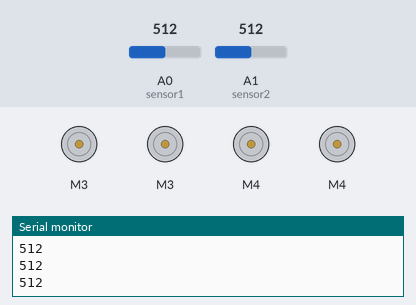
A sketch run on a simulated Arduino Uno, built with avr-gcc and run on an emulated ATmega328P. Parts: 4 × DC motor (green arrow = forward, orange = backward, longer = faster), the last lines printed to the serial monitor. The inputs (shaded band) are chosen by the test bench; at power-on: A0 (sensor1) = 512, A1 (sensor2) = 512.

Above: at 1.2 s.
1.3 s: A0 (sensor1) set to 366
2.8 s: A0 (sensor1) set to 334
At 4.0 s:
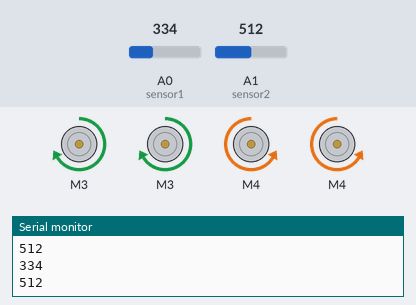
4.3 s: A1 (sensor2) set to 366
5.8 s: A1 (sensor2) set to 339
At 6.6 s:
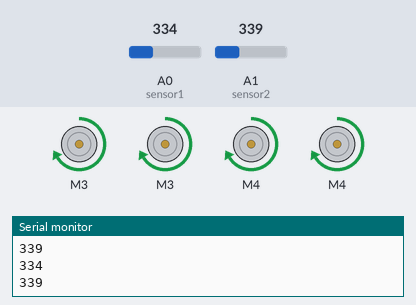
7.3 s: A0 (sensor1) set to 360
At 7.7 s:
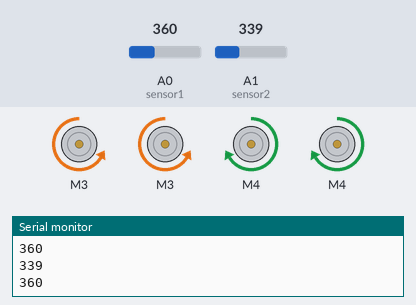
8.8 s: A0 (sensor1) set to 340
At 9.9 s:
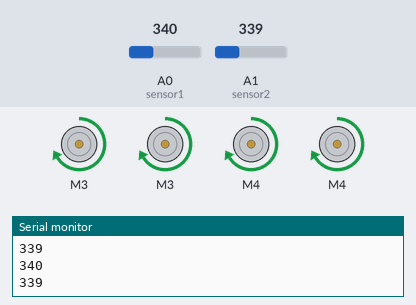
Timing chart, 0 to 11.3 s (numbered marks = the images above; inputs shaded):
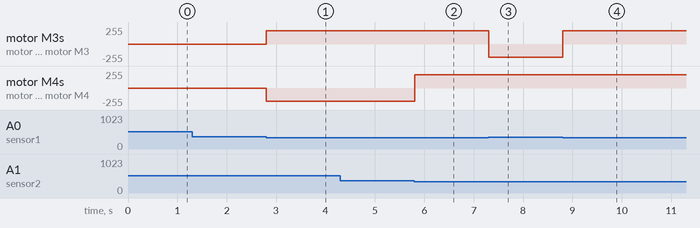

The sketch:

U1B0program2.ino
```cpp
#include <AFMotor.h>
//defining pins and variables
#define sensor1 A0
#define sensor2 A1
AF_DCMotor motor1(3);
AF_DCMotor motor2(3);
AF_DCMotor motor3(4);
AF_DCMotor motor4(4);

void setup() {
  //Setting the motor speed
  motor1.setSpeed(200);
  motor2.setSpeed(200);
  motor3.setSpeed(200);
  motor4.setSpeed(200);
  //Declaring PIN input types
  pinMode(sensor1,INPUT);
  pinMode(sensor2,INPUT);
  //Begin serial communication
  Serial.begin(9600);
}
void loop(){
  //Printing values of the sensors to the serial monitor
  Serial.println(analogRead(sensor1));
  Serial.println(analogRead(sensor2));
  //light detected by both
  if(analogRead(sensor1)<=350 && analogRead(sensor2)<=350){
    //Forward
    motor1.run(FORWARD);
    motor2.run(FORWARD);
    motor3.run(FORWARD);
    motor4.run(FORWARD);
  }
  //light detected by left sensor
  else if(analogRead(sensor1)<=350 && !analogRead(sensor2)<=350){
    //turn left
    motor1.run(FORWARD);
    motor2.run(FORWARD);
    motor3.run(BACKWARD);
    motor4.run(BACKWARD);
  }
  //light detected by right sensor
  else if(!analogRead(sensor1)<=350 && analogRead(sensor2)<=350){
    //turn right
    motor1.run(BACKWARD);
    motor2.run(BACKWARD);
    motor3.run(FORWARD);
    motor4.run(FORWARD);
  }
  //light detected by none
  else if(!analogRead(sensor1)<=350 && !analogRead(sensor2)<=350){
    //stop
    motor1.run(RELEASE);
    motor2.run(RELEASE);
    motor3.run(RELEASE);
    motor4.run(RELEASE);
  }
}
```

Measured:
- the behaviour switches between 351 and 350 on A0 (sensor1) (found by bisection; images 0 and 1)
- the behaviour switches between 351 and 350 on A1 (sensor2) (found by bisection; images 1 and 2)
- after the input at 2.8 s, motor M3, motor M3: stopped → forward 200/255 at once; motor M4, motor M4: stopped → backward 200/255 at once
- after the input at 5.8 s, motor M4, motor M4: backward 200/255 → forward 200/255 at once
- after the input at 7.3 s, motor M3, motor M3: forward 200/255 → backward 200/255 at once
- after the input at 8.8 s, motor M3, motor M3: backward 200/255 → forward 200/255 at once
